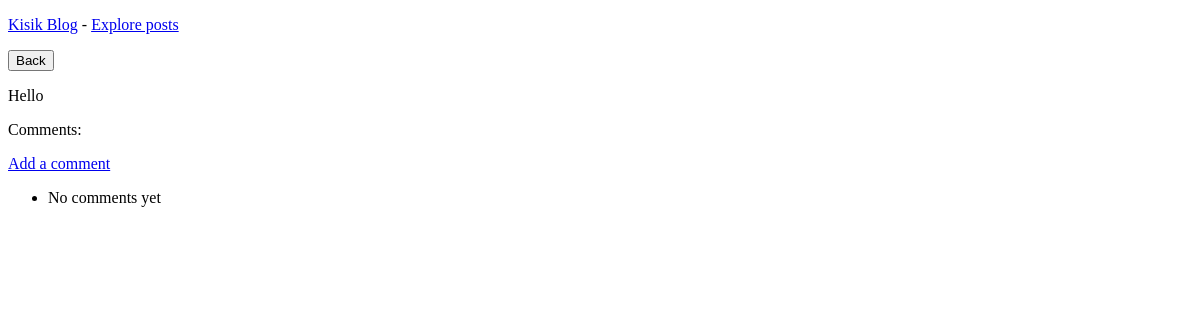
Before: /posts/10/ with the older database file.
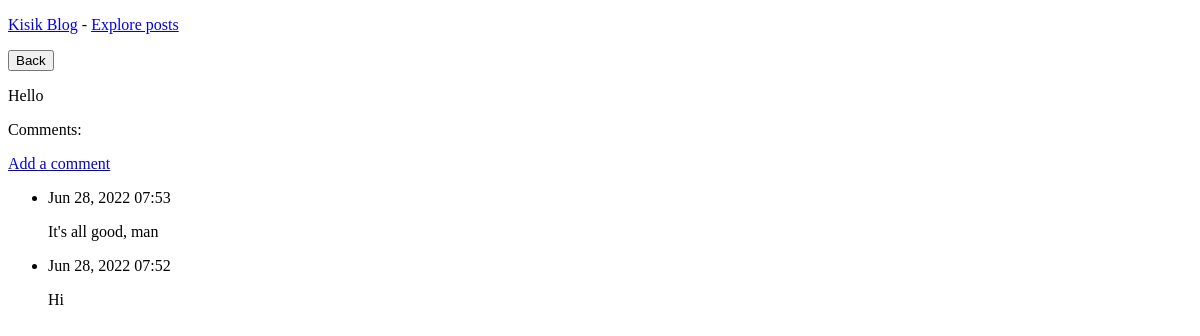
After: the same page with the newer database file.
### tweets/models.py (models this page shows, shortened)
class BlogPost(models.Model):
    title = models.CharField(max_length=150)
    text = models.TextField(max_length=1000)
    date_added = models.DateTimeField(auto_now_add=True)

class BlogComments(models.Model):
    post = models.ForeignKey(BlogPost, on_delete=models.CASCADE)
    text = models.TextField(max_length=300)
    date_added = models.DateTimeField(auto_now_add=True)

### tweets/views.py (the view)
# urls.py: path('posts/<int:post_id>/', views.blog_com, name='blog_com'),
def blog_com(request, post_id):
    post = BlogPost.objects.get(id=post_id)
    comments = post.blogcomments_set.order_by('-date_added')
    context = {'post': post, 'comments': comments}
    return render(request, 'tweets/blog_com.html', context)

### tweets/templates/tweets/blog_com.html (shortened to what this page needs)
<!DOCTYPE html>
<html lang="en">
<head>
    {% extends "tweets/base.html" %}
{% block content %}
  <input type="button" onclick="history.back();" value="Back"/>
  <p>{{ post.title }}</p>
  <p>Comments:</p>
  <p>
      <a href="{% url 'tweets:new_com' post.id %}">Add a comment</a>
  </p>
  <ul>
      {% for com in comments %}
        <li>
            <p>{{ com.date_added|date:'M d, Y H:i' }}</p>
            <p>{{ com.text|linebreaks }}</p>
        </li>
      {% empty %}
        <li>No comments yet</li>
      {% endfor %}
  </ul>
{% endblock content %}

### tweets/templates/tweets/base.html (shortened to what this page needs)
<!DOCTYPE html>
<html lang="en">
<head>
    <p>
      <a href="{% url 'tweets:index' %}">Kisik Blog</a> -
      <a href="{% url 'tweets:posts' %}">Explore posts</a>
    </p>
</head>
<body>
{% block content %}{% endblock content %}
</body>
</html>

Changed rows visible on the page:
added BlogComments: date_added "Jun 28, 2022 07:53", text "It's all good, man"
added BlogComments: date_added "Jun 28, 2022 07:52", text "Hi"
Other visible differences:
text no longer shown: "No comments yet"
